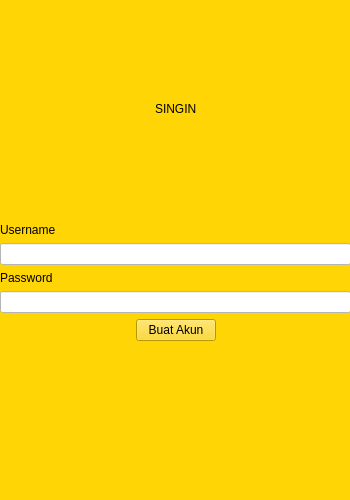
<?xml version="1.0" encoding="UTF-8"?>
<ui version="4.0">
 <class>MainWindow</class>
 <widget class="QMainWindow" name="MainWindow">
  <property name="geometry">
   <rect>
    <x>0</x>
    <y>0</y>
    <width>350</width>
    <height>500</height>
   </rect>
  </property>
  <property name="windowTitle">
   <string>MainWindow</string>
  </property>
  <property name="styleSheet">
   <string notr="true">background: rgb(255, 213, 5);</string>
  </property>
  <widget class="QWidget" name="centralwidget">
   <property name="enabled">
    <bool>true</bool>
   </property>
   <widget class="QWidget" name="verticalLayoutWidget">
    <property name="geometry">
     <rect>
      <x>0</x>
      <y>0</y>
      <width>351</width>
      <height>501</height>
     </rect>
    </property>
    <layout class="QVBoxLayout" name="verticalLayout">
     <item>
      <spacer name="verticalSpacer_2">
       <property name="orientation">
        <enum>Qt::Vertical</enum>
       </property>
       <property name="sizeHint" stdset="0">
        <size>
         <width>20</width>
         <height>40</height>
        </size>
       </property>
      </spacer>
     </item>
     <item>
      <layout class="QHBoxLayout" name="horizontalLayout">
       <item>
        <spacer name="horizontalSpacer_2">
         <property name="orientation">
          <enum>Qt::Horizontal</enum>
         </property>
         <property name="sizeHint" stdset="0">
          <size>
           <width>40</width>
           <height>20</height>
          </size>
         </property>
        </spacer>
       </item>
       <item>
        <widget class="QLabel" name="label">
         <property name="styleSheet">
          <string notr="true">font: 81 18pt &quot;Plus Jakarta Sans ExtraBold&quot;;</string>
         </property>
         <property name="text">
          <string>SINGIN</string>
         </property>
        </widget>
       </item>
       <item>
        <spacer name="horizontalSpacer">
         <property name="orientation">
          <enum>Qt::Horizontal</enum>
         </property>
         <property name="sizeHint" stdset="0">
          <size>
           <width>40</width>
           <height>20</height>
          </size>
         </property>
        </spacer>
       </item>
      </layout>
     </item>
     <item>
      <spacer name="verticalSpacer">
       <property name="orientation">
        <enum>Qt::Vertical</enum>
       </property>
       <property name="sizeHint" stdset="0">
        <size>
         <width>20</width>
         <height>40</height>
        </size>
       </property>
      </spacer>
     </item>
     <item>
      <layout class="QVBoxLayout" name="verticalLayout_2">
       <item>
        <layout class="QVBoxLayout" name="verticalLayout_3">
         <item>
          <widget class="QLabel" name="label_3">
           <property name="styleSheet">
            <string notr="true">font: 80 10pt &quot;Plus Jakarta Sans Semibold&quot;;</string>
           </property>
           <property name="text">
            <string>Username</string>
           </property>
          </widget>
         </item>
         <item>
          <widget class="QLineEdit" name="lineEdit">
           <property name="styleSheet">
            <string notr="true">background: rgb(255, 255, 255)</string>
           </property>
          </widget>
         </item>
         <item>
          <widget class="QLabel" name="label_2">
           <property name="styleSheet">
            <string notr="true">font: 80 10pt &quot;Plus Jakarta Sans Semibold&quot;;</string>
           </property>
           <property name="text">
            <string>Password</string>
           </property>
          </widget>
         </item>
         <item>
          <widget class="QLineEdit" name="lineEdit_2">
           <property name="styleSheet">
            <string notr="true">background: rgb(255, 255, 255)</string>
           </property>
          </widget>
         </item>
        </layout>
       </item>
       <item>
        <layout class="QHBoxLayout" name="horizontalLayout_3">
         <item>
          <spacer name="horizontalSpacer_3">
           <property name="orientation">
            <enum>Qt::Horizontal</enum>
           </property>
           <property name="sizeHint" stdset="0">
            <size>
             <width>40</width>
             <height>20</height>
            </size>
           </property>
          </spacer>
         </item>
         <item>
          <widget class="QPushButton" name="pushButton_2">
           <property name="styleSheet">
            <string notr="true">background: rgb(255, 255, 255);
border-radius: 10px;
padding: 8px;
width: 50px;
font: 63 8pt &quot;Plus Jakarta Sans SemiBold&quot;;
hover: { 
	background: rgb(212, 212, 212);
	scale: 115%;
}</string>
           </property>
           <property name="text">
            <string>Buat Akun</string>
           </property>
          </widget>
         </item>
         <item>
          <spacer name="horizontalSpacer_4">
           <property name="orientation">
            <enum>Qt::Horizontal</enum>
           </property>
           <property name="sizeHint" stdset="0">
            <size>
             <width>40</width>
             <height>20</height>
            </size>
           </property>
          </spacer>
         </item>
        </layout>
       </item>
       <item>
        <spacer name="verticalSpacer_6">
         <property name="orientation">
          <enum>Qt::Vertical</enum>
         </property>
         <property name="sizeHint" stdset="0">
          <size>
           <width>20</width>
           <height>40</height>
          </size>
         </property>
        </spacer>
       </item>
       <item>
        <spacer name="verticalSpacer_5">
         <property name="orientation">
          <enum>Qt::Vertical</enum>
         </property>
         <property name="sizeHint" stdset="0">
          <size>
           <width>20</width>
           <height>40</height>
          </size>
         </property>
        </spacer>
       </item>
       <item>
        <spacer name="verticalSpacer_4">
         <property name="orientation">
          <enum>Qt::Vertical</enum>
         </property>
         <property name="sizeHint" stdset="0">
          <size>
           <width>20</width>
           <height>40</height>
          </size>
         </property>
        </spacer>
       </item>
       <item>
        <spacer name="verticalSpacer_3">
         <property name="orientation">
          <enum>Qt::Vertical</enum>
         </property>
         <property name="sizeHint" stdset="0">
          <size>
           <width>20</width>
           <height>40</height>
          </size>
         </property>
        </spacer>
       </item>
      </layout>
     </item>
    </layout>
   </widget>
  </widget>
 </widget>
 <resources/>
 <connections/>
</ui>
